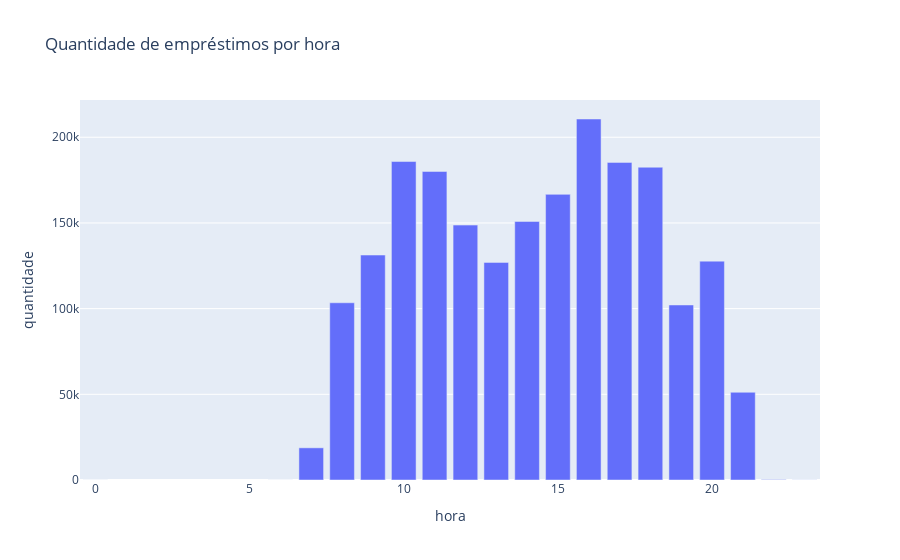

The notebook cell saved with this chart:
### Code cell
fig = px.bar(emprestimos_por_hora, x=emprestimos_por_hora.index, y='quantidade',
              title='Quantidade de empréstimos por hora')
fig.show()

### Figure 1 — Plotly figure (JSON) as saved in the notebook; plotly's stock layout.template omitted (floating-point values rounded to 4 significant figures)
{"data": [{"alignmentgroup": "True", "hovertemplate": "hora=%{x}<br>quantidade=%{y}<extra></extra>", "legendgroup": "", "marker": {"color": "#636efa", "pattern": {"shape": ""}}, "name": "", "offsetgroup": "", "orientation": "v", "showlegend": false, "textposition": "auto", "type": "bar", "x": [0, 6, 7, 8, 9, 10, 11, 12, 13, 14, 15, 16, 17, 18, 19, 20, 21, 22, 23], "xaxis": "x", "y": [17, 14, 18777, 103416, 131273, 185839, 180048, 148754, 126987, 150876, 166672, 210655, 185340, 182520, 102129, 127716, 51191, 247, 51], "yaxis": "y"}], "layout": {"barmode": "relative", "legend": {"tracegroupgap": 0}, "title": {"text": "Quantidade de empréstimos por hora"}, "xaxis": {"anchor": "y", "domain": [0, 1], "title": {"text": "hora"}}, "yaxis": {"anchor": "x", "domain": [0, 1], "title": {"text": "quantidade"}}}}
